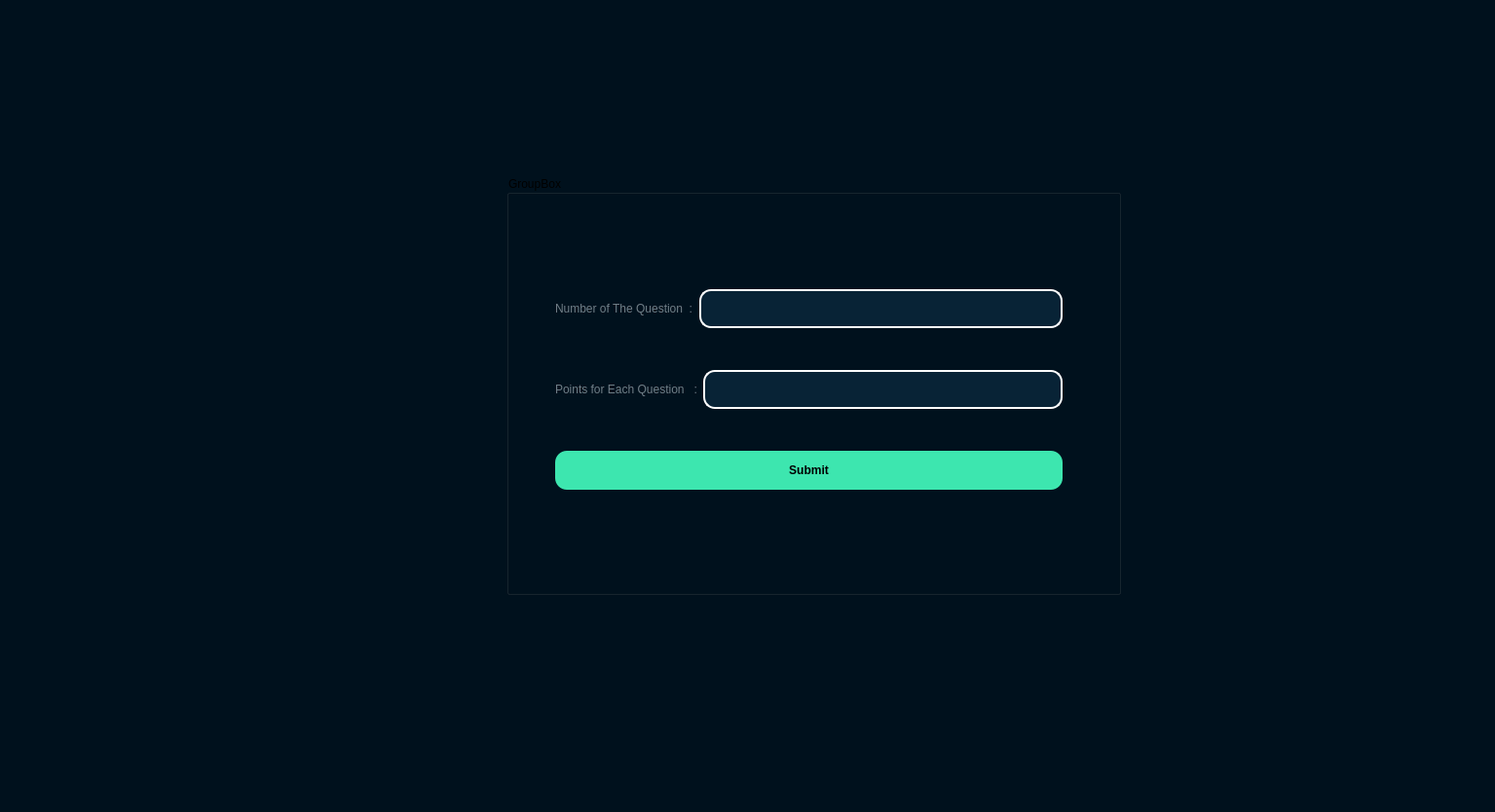
<?xml version="1.0" encoding="UTF-8"?>
<ui version="4.0">
 <class>Number</class>
 <widget class="QDialog" name="Number">
  <property name="geometry">
   <rect>
    <x>0</x>
    <y>0</y>
    <width>1535</width>
    <height>834</height>
   </rect>
  </property>
  <property name="windowTitle">
   <string>Dialog</string>
  </property>
  <property name="styleSheet">
   <string notr="true">QWidget
{
	background-color: #00111d;
	color: #000000;
	border-color: #000000;

}


/*-----QLabel-----*/
QLabel
{
	background-color: #00111d;
	color: #717e87;
	border-color: #000000;

}


/*-----QPushButton-----*/
QPushButton
{
	background-color: #3de6af;
	color: #000000;
	border-style: solid;
	border-color: #000000;
	font-weight : bold;
	padding: 13px;

}


QPushButton::hover
{
	background-color: #3dffaf;
	color: #000000;
	border-style: solid;
	border-color: #000000;
	font-weight : bold;
	padding: 13px;

}


QPushButton::pressed
{
	background-color: #3dc8af;
	color: #000000;
	border-style: solid;
	border-color: #000000;
	font-weight : bold;
	padding: 13px;

}


/*-----QToolButton-----*/
QToolButton
{
	background-color: #00111d;
	color: #000000;
	border-style: solid;
	border-color: #000000;
	padding: 5px;

}


QToolButton::hover
{
	background-color: #00111d;
	color: #000000;
	border-style: solid;
	border-width: 1px;
	border-color: #01dcff;

}


QToolButton::pressed
{
	background-color: #01dcff;
	color: #000000;
	border-style: solid;
	border-width: 1px;
	border-color: #01dcff;

}


/*-----QLineEdit-----*/
QLineEdit
{
	background-color: #082336;
	color: #3e93ff;
	border-style: solid;
	border-width: 2px;
	border-color: white;
	padding: 10px;

}


QLineEdit::hover
{
	background-color: #082336;
	color: #3e93ca;
	border-style: solid;
	border-width: 2px;
	border-color: #01dcff;
	padding: 10px;

}


QLineEdit::focus
{
	
	color: #3e93ca;
	border-style: solid;
	border-width: 2px;
	border-color: #01dcff;
	padding: 10px;

}


/*-----QCheckBox-----*/
QCheckBox
{
	background-color: transparent;
	color: #717e87;
	border-color: #000000;

}


QCheckBox::indicator
{
    color: #b1b1b1;
    background-color: #00111d;
    border: 1px solid #2aaaa8;
    width: 12px;
    height: 12px;

}</string>
  </property>
  <widget class="QGroupBox" name="groupBox">
   <property name="geometry">
    <rect>
     <x>520</x>
     <y>180</y>
     <width>631</width>
     <height>431</height>
    </rect>
   </property>
   <property name="title">
    <string>GroupBox</string>
   </property>
   <property name="alignment">
    <set>Qt::AlignLeading|Qt::AlignLeft|Qt::AlignVCenter</set>
   </property>
   <widget class="QWidget" name="layoutWidget">
    <property name="geometry">
     <rect>
      <x>50</x>
      <y>80</y>
      <width>521</width>
      <height>281</height>
     </rect>
    </property>
    <layout class="QVBoxLayout" name="_2">
     <item>
      <layout class="QHBoxLayout" name="horizontalLayout">
       <item>
        <widget class="QLabel" name="label">
         <property name="styleSheet">
          <string notr="true">font: 14pt &quot;Calibri&quot;;</string>
         </property>
         <property name="text">
          <string>Number of The Question  :</string>
         </property>
        </widget>
       </item>
       <item>
        <widget class="QLineEdit" name="Number_2">
         <property name="styleSheet">
          <string notr="true">border-radius:12px;
font: 12pt &quot;Calibri&quot;;</string>
         </property>
        </widget>
       </item>
      </layout>
     </item>
     <item>
      <layout class="QHBoxLayout" name="horizontalLayout_2">
       <item>
        <widget class="QLabel" name="label_2">
         <property name="styleSheet">
          <string notr="true">font: 14pt &quot;Calibri&quot;;</string>
         </property>
         <property name="text">
          <string>Points for Each Question   :</string>
         </property>
        </widget>
       </item>
       <item>
        <widget class="QLineEdit" name="point">
         <property name="styleSheet">
          <string notr="true">border-radius:12px;
font: 12pt &quot;Calibri&quot;;</string>
         </property>
        </widget>
       </item>
      </layout>
     </item>
     <item>
      <widget class="QPushButton" name="pushButton">
       <property name="styleSheet">
        <string notr="true">border-radius:12px;
font: 12pt &quot;Calibri&quot;;</string>
       </property>
       <property name="text">
        <string>Submit</string>
       </property>
      </widget>
     </item>
    </layout>
   </widget>
  </widget>
 </widget>
 <resources/>
 <connections/>
</ui>
